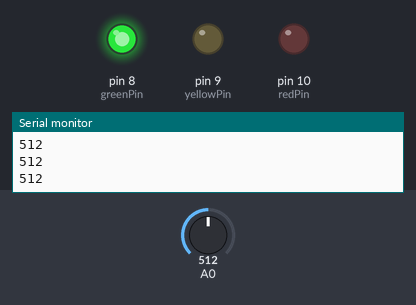
Recording of a sketch running on a simulated Arduino Uno, built with avr-gcc and run on an emulated ATmega328P. On the bench: output pins drawn as LEDs (lit = HIGH), the last lines printed to the serial monitor. Dashed ring = blinking. The test bench sets the inputs (shaded band); at power-on: A0 = 512.

Above: at 1.2 s.
1.3 s: A0 set to 742
2.8 s: A0 set to 757
At 2.92 s:
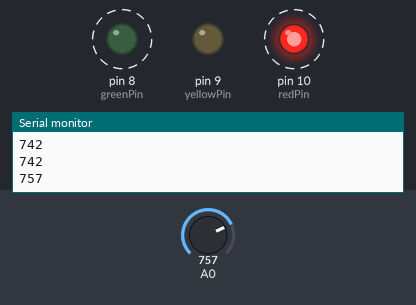
5.8 s: A0 set to 0
At 6.8 s:
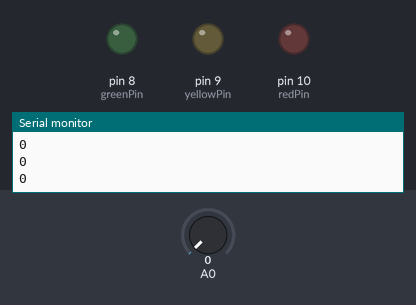
7.3 s: A0 set to 122
At 8.5 s:
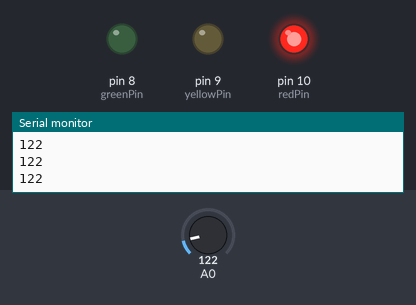
8.8 s: A0 set to 242
10.3 s: A0 set to 268
At 11.6 s:
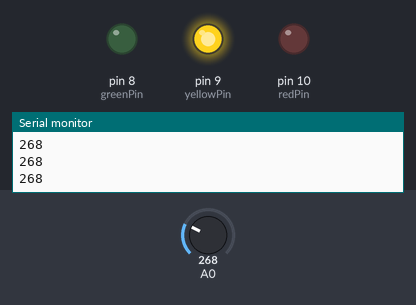
Timing chart, 0 to 12.8 s (numbered marks = the images above; inputs shaded):
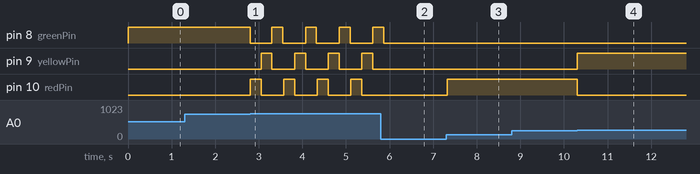

The sketch:

traffic-lights_pot.ino
```cpp
int ledDelay = 250;

int redPin = 10;
int yellowPin = 9;
int greenPin = 8;

bool flashEnabled = true;

void setup() {
  pinMode(redPin, OUTPUT);
  pinMode(yellowPin, OUTPUT);
  pinMode(greenPin, OUTPUT);

  Serial.begin(9600);
}

void loop() {
  int analog = analogRead(A0);
  Serial.println(analog);

  if (analog > 0 && analog < 250) {
    flashEnabled = false;
    digitalWrite(redPin, HIGH);
    digitalWrite(yellowPin, LOW);
    digitalWrite(greenPin, LOW);
  } else if (analog >= 250 && analog < 500) {
    flashEnabled = false;
    digitalWrite(yellowPin, HIGH);
    digitalWrite(redPin, LOW);
    digitalWrite(greenPin, LOW);
  } else if (analog >= 500 && analog < 750) {
    flashEnabled = false;
    digitalWrite(greenPin, HIGH);
    digitalWrite(redPin, LOW);
    digitalWrite(yellowPin, LOW);
  } else if (analog >= 750) {
    flashEnabled = true;
  } else if (analog == 0) {
    flashEnabled = false;
    off();
  }

  if (flashEnabled) {
    flash();
  }

  delay(20);
}

void flash() {
  off();

  digitalWrite(redPin, HIGH);
  delay(ledDelay);
  digitalWrite(redPin, LOW);

  digitalWrite(yellowPin, HIGH);
  delay(ledDelay);
  digitalWrite(yellowPin, LOW);

  digitalWrite(greenPin, HIGH);
  delay(ledDelay);
  digitalWrite(greenPin, LOW);
}

void off() {
  digitalWrite(redPin, LOW);
  digitalWrite(yellowPin, LOW);
  digitalWrite(greenPin, LOW);
}
```

Measured:
- the behaviour switches between 749 and 750 on A0 (found by bisection; images 0 and 1)
- the behaviour switches between 249 and 250 on A0 (found by bisection; images 3 and 4)
- after the input at 2.8 s, pin 8 (greenPin), pin 10 (redPin): alternates HIGH for 0.25 s and LOW for 0.52 s, starting at once; pin 9 (yellowPin): alternates HIGH for 0.25 s and LOW for 0.52 s, starting after 0.25 s
- after the input at 5.8 s, pin 8 (greenPin): goes on until 5.9 s, then stays LOW; pin 9 (yellowPin), pin 10 (redPin): stops changing and stays LOW
- after the input at 7.3 s, pin 10 (redPin): LOW → HIGH at once
- after the input at 10.3 s, pin 9 (yellowPin): LOW → HIGH at once; pin 10 (redPin): HIGH → LOW at once
